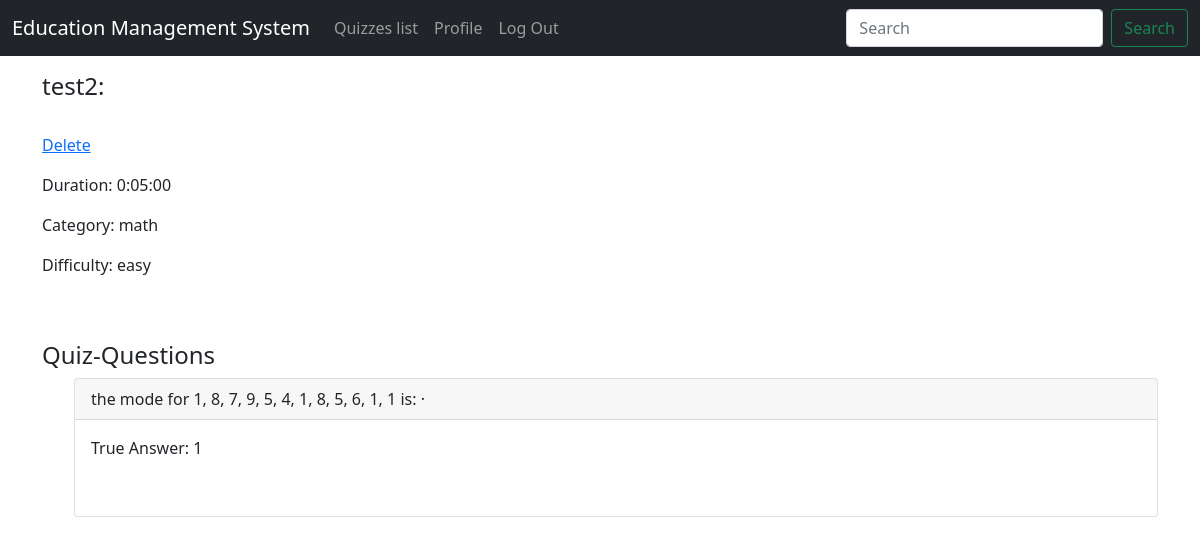
The page /quizzes/6/detail/ (signed in) on the database its author committed.
### quizzes/models.py (models this page shows, shortened)
class Quiz(models.Model):
    title = models.CharField(max_length=250)
    category = models.ForeignKey(
            Category,
            on_delete = models.CASCADE,
            related_name = 'quizzes',
    )
    difficulty = models.CharField(max_length=100)
    duration = models.DurationField()
    tags = models.ManyToManyField(Tag)
    questions = models.ManyToManyField(Question)

class Category(models.Model):
    category = models.CharField(max_length=200)
    def __str__(self):
        return self.category

class Question(models.Model):
    question = models.TextField()
    answers = models.ManyToManyField(Answer)
    true_answer = models.ForeignKey(
            Answer,
            on_delete = models.CASCADE,
            related_name = 'true_for',
    )
    q_type = models.CharField(max_length=50) # denote something like contain matrices or not

class Answer(models.Model):
    answer = models.TextField()
    def __str__(self):
        return self.answer

### accounts/decorators.py (the view)
    def wrapper_func(request,*args,**kwargs):
        group=None
        if request.user.groups.exists():
            group=request.user.groups.all()[0].name
        if group == 'students':
            return redirect('pages:home')
        if group == 'staff':
            return view_func(request,*args,**kwargs)

### quizzes/views.py (called while the page is built)
@login_required
@admin_only
def admin_quiz_detail_view(request,quiz_id=None):
    quiz=get_object_or_404(Quiz,id=quiz_id)
    context={
        "quiz":quiz,
    }
    return render(request,"staff/quiz_detail.html",context)

### templates/staff/quiz_detail.html
{% extends "base.html" %}
{% block content %}
    <h4>{{ quiz.title }}:</h4><br>
    <p><a href="{% url 'quizzes:delete_quiz' quiz.id %}">Delete</a></p>
    <span class="font-weight-bold">
       <p> Duration: {{quiz.duration}}</p>
    </span>
    <p>Category: {{quiz.category}}</p>
    <p>Difficulty: {{quiz.difficulty}}</p>
    <br><br>
    <h4>Quiz-Questions</h4>
    {% for q in quiz.questions.all %}
        <ol>
            <div class="card">
                <div class="card-header">
                    <span class="font-weight-bold">
                        {{ q.question }}
                    </span> &middot;
                </div>
                <div class="card-body">
                        <div>
                            <span class="font-weight-bold">
                                <p>True Answer: {{q.true_answer}}</p>
                            </span>
                        </div>
                        <br>
                </div>
            </div>
        </ol>
        <br>
    {% endfor %}
{% endblock content %}

### rows shown on the page
Quiz: title "test2", duration "0:05:00", category "math", difficulty "easy"
Question: question "the mode for 1, 8, 7, 9, 5, 4, 1, 8, 5, 6, 1, 1 is:", true_answer "1"
